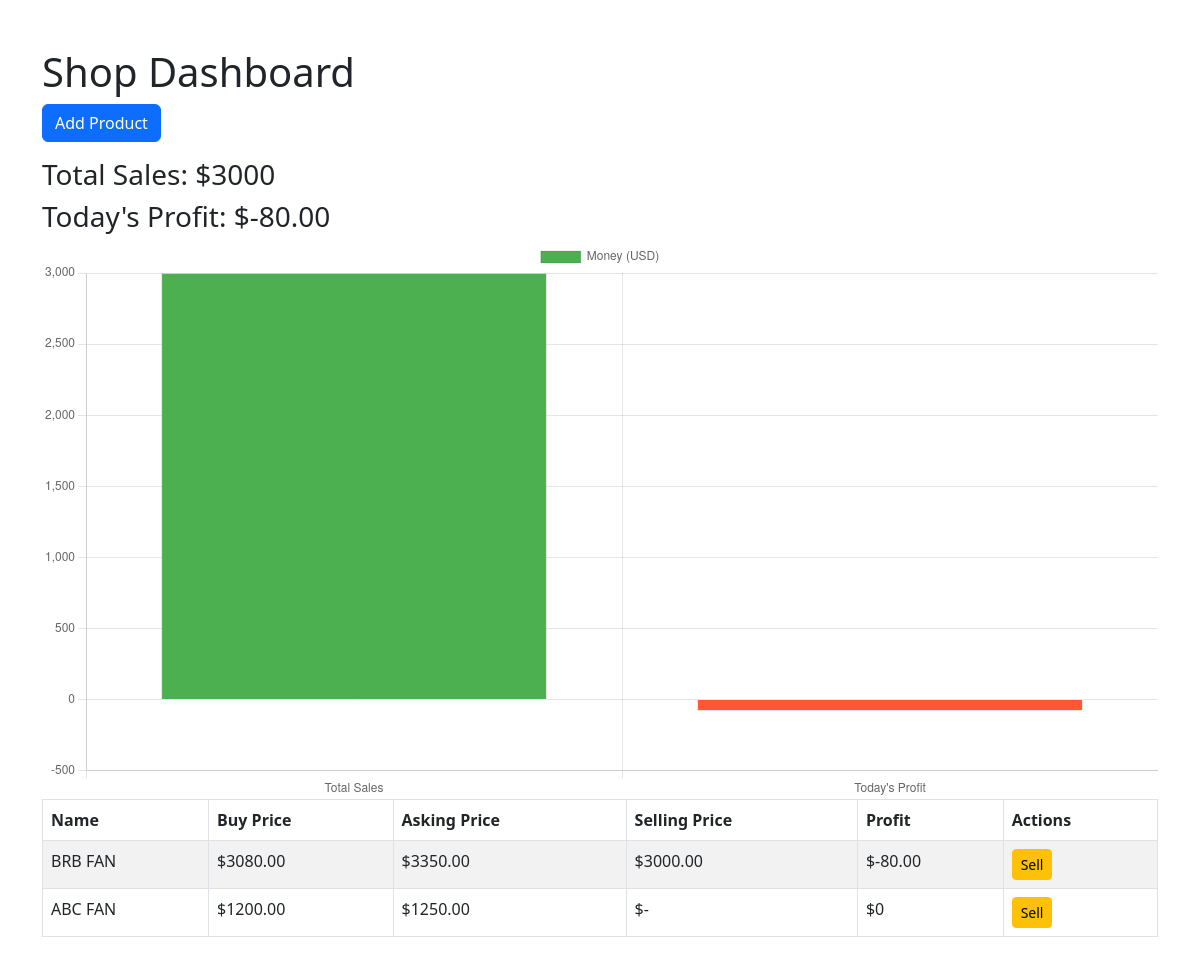
The page / on the database its author committed.
### shop/models.py (models this page shows, shortened)
class Product(models.Model):
    name = models.CharField(max_length=100)
    buy_price = models.DecimalField(max_digits=10, decimal_places=2)
    asking_price = models.DecimalField(max_digits=10, decimal_places=2)
    selling_price = models.DecimalField(max_digits=10, decimal_places=2, null=True, blank=True)
    sold_date = models.DateField(null=True, blank=True)
    @property
    def profit(self):
        return self.selling_price - self.buy_price if self.selling_price else 0

### shop/views.py (the view)
# urls.py: path('', views.dashboard, name='dashboard'),
def dashboard(request):
    products = Product.objects.all()
    total_sales = products.aggregate(Sum('selling_price'))['selling_price__sum'] or 0
    today_profit = sum((p.selling_price - p.buy_price) for p in products if p.selling_price)
    return render(request, 'shop/dashboard.html', {
        'products': products,
        'total_sales': total_sales,
        'today_profit': today_profit,
    })

### shop/templates/shop/dashboard.html (shortened to what this page needs)
<!DOCTYPE html>
<html lang="en">
<head>
    <link rel="stylesheet" href="https://cdn.jsdelivr.net/npm/bootstrap@5.3.0/dist/css/bootstrap.min.css">
</head>
<body>
    <div class="container mt-5">
        <h1>Shop Dashboard</h1>
        <a href="{% url 'add_product' %}" class="btn btn-primary mb-3">Add Product</a>
        <h3>Total Sales: ${{ total_sales }}</h3>
        <h3>Today's Profit: ${{ today_profit }}</h3>
        <canvas id="profitChart" width="400" height="200"></canvas>
        <table class="table table-bordered table-striped">
            <thead>
                <tr>
                    <th>Name</th>
                    <th>Buy Price</th>
                    <th>Asking Price</th>
                    <th>Selling Price</th>
                    <th>Profit</th>
                    <th>Actions</th>
                </tr>
            </thead>
            <tbody>
                {% for product in products %}
                <tr>
                    <td>{{ product.name }}</td>
                    <td>${{ product.buy_price }}</td>
                    <td>${{ product.asking_price }}</td>
                    <td>${{ product.selling_price|default:"-" }}</td>
                    <td>${{ product.profit }}</td>
                    <td>
                        <a href="{% url 'update_selling_price' product.pk %}" class="btn btn-warning btn-sm">Sell</a>
                    </td>
                </tr>
                {% endfor %}
            </tbody>
        </table>
    </div>
    <script>
        const ctx = document.getElementById('profitChart').getContext('2d');
        const profitChart = new Chart(ctx, {
            type: 'bar', // Bar chart
            data: {
                labels: ['Total Sales', 'Today\'s Profit'], // Labels for data points
                datasets: [{
                    label: 'Money (USD)',
                    data: [{{ total_sales|default:0 }}, {{ today_profit|default:0 }}], // Data from Django variables
                    backgroundColor: ['#4CAF50', '#FF5733'], // Colors
                    borderWidth: 1,
                }]
            },
            options: {
                responsive: true,
                plugins: {
                    legend: {
                        display: true,
                        position: 'top',
                    }
                },
                scales: {
                    y: {
                        beginAtZero: true
                    }
                }
            }
        });
    </script>
</body>
</html>

### rows shown on the page
Product: name "BRB FAN", buy_price "3080.00", asking_price "3350.00", selling_price "3000.00", profit "-80.00"
Product: name "ABC FAN", buy_price "1200.00", asking_price "1250.00", selling_price "-", profit "0"

### other values the page prints
{{ total_sales }} "3000"
{{ today_profit }} "-80.00"
chart data {{ total_sales|default:0 }} 3000
chart data {{ today_profit|default:0 }} -80.00
